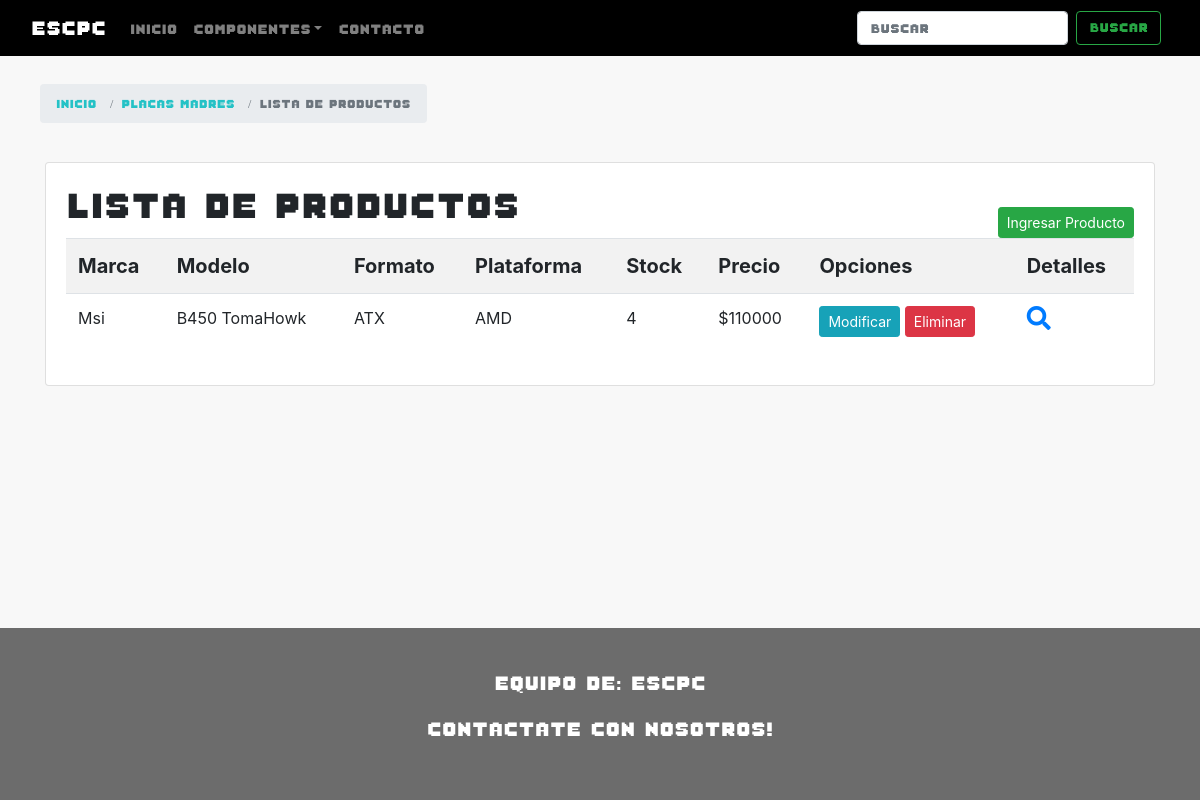
The app's page /catalog/placasmadre/, older data.
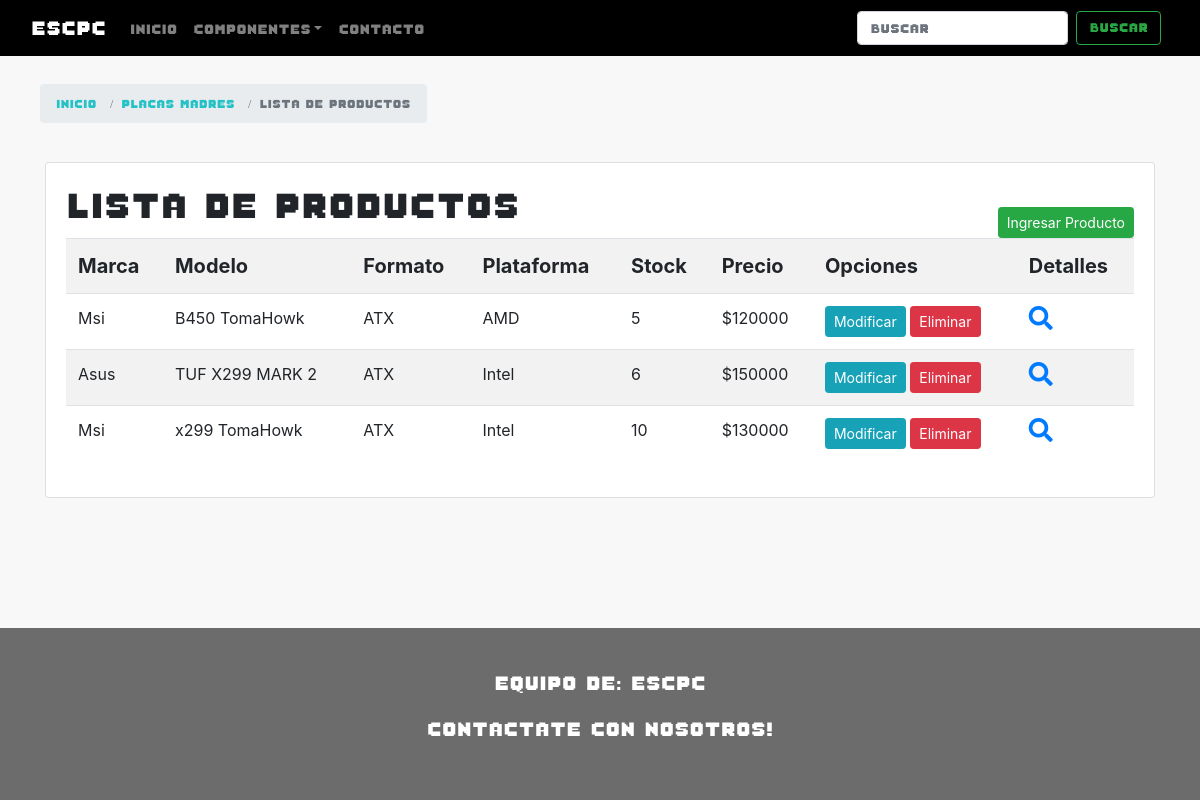
The same page, newer data.
### catalog/models.py (models this page shows, shortened)
class PlacasMadre(models.Model):
    marca = models.CharField(max_length=100,help_text='Marca del producto')
    modelo = models.CharField(max_length=100,help_text='Modelo del producto')
    CATALOGO_FORMATO_PLACAMADRE = (
        ('seleccione','Seleccione'),
        ('ATX','ATX'),
        ('Mini ITX','Mini ITX'),
        ('Micro ATX','Micro ATX'),
    )
    formato = models.CharField(max_length=10,choices=CATALOGO_FORMATO_PLACAMADRE,blank=False,default='s',help_text='Formato de la Placa Madre')
    CATALOGO_PLATAFORMA_PLACAMADRE = (
        ('seleccione','Seleccione'),
        ('AMD','AMD'),
        ('Intel','Intel')
    )
    plataforma = models.CharField(max_length=10,choices=CATALOGO_PLATAFORMA_PLACAMADRE,blank=False,default='se',help_text='Plataforma de la Placa Madre')
    stock = models.IntegerField(default=0,help_text='Stock del producto')
    imagen = models.ImageField(upload_to='placasmadres/',null=True)
    imagen_detail = models.ImageField(upload_to='placasmadres_detail/',null=True)
    precio = models.IntegerField(default=0,help_text='Precio del producto')

### catalog/views.py (the view)
# urls.py: path('placasmadre/', views.PlacaListView.as_view(), name="placas"),
class PlacaListView(ListView):
    model = PlacasMadre
    template_name = 'catalogo/placasmadre_list.html'

### catalog/templates/catalogo/placasmadre_list.html (shortened to what this page needs)
{% extends "base_generic.html" %}
{% block content %}
<br>
<head>
  <link rel="stylesheet" href="https://use.fontawesome.com/releases/v5.7.0/css/all.css"
</head>
<body >
  <div id="seguimiento" class="container">
      <div class="col-md-5">
          <ol class="breadcrumb breadcrumb-extend">
              <li class="breadcrumb-item"><a href="{% url 'index' %}">Inicio</a></li>
              <li class="breadcrumb-item"><a href="{% url 'placamadre' %}">Placas Madres</a></li>
              <li class="breadcrumb-item active">Lista de productos</li>
          </ol>
      </div>
  </div>
  <div class="container mt-5" >
    <div class="card">
      <div class="card-body">
        <h1 style="font-family: fuente8bits; font-size: 3vw; float:left;">Lista de productos</h1>
        <a style="float: right;" href="{% url 'nueva_placa' %}" class="btn btn-success btn-sm mt-4">Ingresar Producto</a>
        {% if placasmadre_list %}
        <table class="table table-striped table-hover table-responsive-sm">
          <tr style="font-size: 20px;">
            <th>Marca</th>
            <th>Modelo</th>
            <th>Formato</th>
            <th>Plataforma</th>
            <th>Stock</th>
            <th>Precio</th>
            <th>Opciones</th>
            <th>Detalles</th>
          </tr>
          {% for placa in placasmadre_list %}
          <tr>
            <td>{{ placa.marca }}</td>
            <td>{{ placa.modelo }}</td>
            <td>{{ placa.formato }}</td>
            <td>{{ placa.plataforma }}</td>
            <td>{{ placa.stock }}</td>
            <td>${{ placa.precio }}</td>
            <td>
              <a href="{% url 'modificar_placa' placa.id %}" class="btn btn-info btn-sm">Modificar</a>
              <a href="{% url 'eliminar_placa' placa.id %}" class="btn btn-danger btn-sm">Eliminar</a>
            </td>
            <td>
              <a href="{% url 'placas-detail' placa.id %}">
                <i style="font-size: 24px;" class="fa">&#xf002</i>
              </a>
            </td>
          </tr>
          {% endfor %}
        </table>
          {% else %}
            <p>No hay productos</p>
        {% endif %}
      </div>
    </div>
  </div>
  <br>
  <br>
  <br>
</body>
{% endblock %}

Row changes from the older to the newer data that the page shows:
removed PlacasMadre: marca "Msi", modelo "B450 TomaHowk", formato "ATX", plataforma "AMD", stock "4", precio "110000"
added PlacasMadre: marca "Msi", modelo "B450 TomaHowk", formato "ATX", plataforma "AMD", stock "5", precio "120000"
added PlacasMadre: marca "Asus", modelo "TUF X299 MARK 2", formato "ATX", plataforma "Intel", stock "6", precio "150000"
added PlacasMadre: marca "Msi", modelo "x299 TomaHowk", formato "ATX", plataforma "Intel", stock "10", precio "130000"
